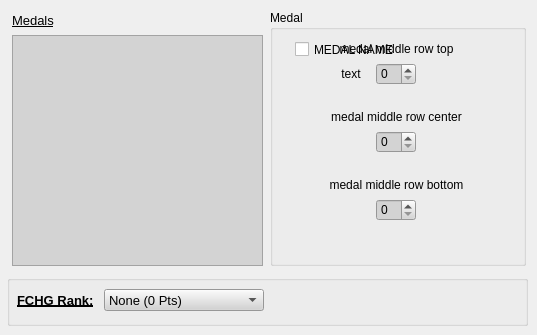
    <widget class="QWidget" name="tabMRF">
     <attribute name="title">
      <string>Medals, Ribbons and FCHG</string>
     </attribute>
     <widget class="QGroupBox" name="groupBox_4">
      <property name="geometry">
       <rect>
        <x>7</x>
        <y>275</y>
        <width>521</width>
        <height>51</height>
       </rect>
      </property>
      <property name="title">
       <string/>
      </property>
      <widget class="QLabel" name="label_26">
       <property name="geometry">
        <rect>
         <x>10</x>
         <y>17</y>
         <width>81</width>
         <height>16</height>
        </rect>
       </property>
       <property name="font">
        <font>
         <family>Arial</family>
         <pointsize>10</pointsize>
         <weight>75</weight>
         <bold>true</bold>
         <underline>true</underline>
        </font>
       </property>
       <property name="text">
        <string>FCHG Rank:</string>
       </property>
      </widget>
      <widget class="QComboBox" name="cbFCHG">
       <property name="geometry">
        <rect>
         <x>97</x>
         <y>14</y>
         <width>160</width>
         <height>22</height>
        </rect>
       </property>
       <property name="font">
        <font>
         <family>Arial</family>
         <pointsize>10</pointsize>
        </font>
       </property>
       <property name="styleSheet">
        <string notr="true">background-color: rgb(211, 211, 211);</string>
       </property>
       <item>
        <property name="text">
         <string>None (0 Pts)</string>
        </property>
       </item>
       <item>
        <property name="text">
         <string>Grenadier (10 Pts)</string>
        </property>
       </item>
       <item>
        <property name="text">
         <string>Lancer (25 Pts)</string>
        </property>
       </item>
       <item>
        <property name="text">
         <string>Hussar (50 Pts)</string>
        </property>
       </item>
       <item>
        <property name="text">
         <string>Fusilier (75 Pts)</string>
        </property>
       </item>
       <item>
        <property name="text">
         <string>Dragoon (100 Pts)</string>
        </property>
       </item>
       <item>
        <property name="text">
         <string>Cavalier (150 Pts)</string>
        </property>
       </item>
       <item>
        <property name="text">
         <string>Gallant (200 Pts)</string>
        </property>
       </item>
       <item>
        <property name="text">
         <string>Knight (250 Pts)</string>
        </property>
       </item>
       <item>
        <property name="text">
         <string>Paladin (300 Pts)</string>
        </property>
       </item>
       <item>
        <property name="text">
         <string>Legionnaire (400 Pts)</string>
        </property>
       </item>
       <item>
        <property name="text">
         <string>Aquilifer (500 Pts)</string>
        </property>
       </item>
       <item>
        <property name="text">
         <string>Decurion (750 Pts)</string>
        </property>
       </item>
       <item>
        <property name="text">
         <string>Tesserarius (1,000 Pts)</string>
        </property>
       </item>
       <item>
        <property name="text">
         <string>Optio (1,250 Pts)</string>
        </property>
       </item>
       <item>
        <property name="text">
         <string>Centurion (1,500 Pts)</string>
        </property>
       </item>
       <item>
        <property name="text">
         <string>Executor (2,000 Pts)</string>
        </property>
       </item>
       <item>
        <property name="text">
         <string>Gladiator (2,500 Pts)</string>
        </property>
       </item>
       <item>
        <property name="text">
         <string>Archon (3,000 Pts)</string>
        </property>
       </item>
       <item>
        <property name="text">
         <string>Templar (3,500 Pts)</string>
        </property>
       </item>
       <item>
        <property name="text">
         <string>Imperator (4,000 Pts)</string>
        </property>
       </item>
      </widget>
     </widget>
     <widget class="QLabel" name="label_24">
      <property name="geometry">
       <rect>
        <x>12</x>
        <y>12</y>
        <width>131</width>
        <height>16</height>
       </rect>
      </property>
      <property name="font">
       <font>
        <family>Arial</family>
        <pointsize>10</pointsize>
        <weight>50</weight>
        <bold>false</bold>
        <underline>true</underline>
       </font>
      </property>
      <property name="text">
       <string>Medals</string>
      </property>
     </widget>
     <widget class="QListWidget" name="lw_medals">
      <property name="geometry">
       <rect>
        <x>12</x>
        <y>35</y>
        <width>251</width>
        <height>231</height>
       </rect>
      </property>
      <property name="font">
       <font>
        <family>Arial</family>
       </font>
      </property>
      <property name="styleSheet">
       <string notr="true">background-color: rgb(211, 211, 211);</string>
      </property>
     </widget>
     <widget class="QGroupBox" name="gb_medals">
      <property name="geometry">
       <rect>
        <x>270</x>
        <y>10</y>
        <width>256</width>
        <height>256</height>
       </rect>
      </property>
      <property name="font">
       <font>
        <family>Arial</family>
        <pointsize>9</pointsize>
        <weight>50</weight>
        <bold>false</bold>
       </font>
      </property>
      <property name="title">
       <string>Medal</string>
      </property>
      <widget class="QCheckBox" name="cb_singleMedal">
       <property name="enabled">
        <bool>true</bool>
       </property>
       <property name="geometry">
        <rect>
         <x>25</x>
         <y>31</y>
         <width>111</width>
         <height>17</height>
        </rect>
       </property>
       <property name="font">
        <font>
         <family>Arial</family>
         <pointsize>9</pointsize>
        </font>
       </property>
       <property name="text">
        <string>MEDAL NAME</string>
       </property>
      </widget>
      <widget class="QSpinBox" name="sb_multi_centerTop">
       <property name="geometry">
        <rect>
         <x>106</x>
         <y>53</y>
         <width>40</width>
         <height>22</height>
        </rect>
       </property>
       <property name="styleSheet">
        <string notr="true">background-color: rgb(211, 211, 211);</string>
       </property>
      </widget>
      <widget class="QLabel" name="lbl_multi_centerTop">
       <property name="geometry">
        <rect>
         <x>6</x>
         <y>29</y>
         <width>241</width>
         <height>20</height>
        </rect>
       </property>
       <property name="font">
        <font>
         <family>Arial</family>
         <pointsize>9</pointsize>
        </font>
       </property>
       <property name="text">
        <string>medal middle row top</string>
       </property>
       <property name="alignment">
        <set>Qt::AlignCenter</set>
       </property>
      </widget>
      <widget class="QLabel" name="lbl_ranged">
       <property name="geometry">
        <rect>
         <x>3</x>
         <y>54</y>
         <width>101</width>
         <height>20</height>
        </rect>
       </property>
       <property name="font">
        <font>
         <family>Arial</family>
         <pointsize>9</pointsize>
        </font>
       </property>
       <property name="text">
        <string>text    </string>
       </property>
       <property name="alignment">
        <set>Qt::AlignRight|Qt::AlignTrailing|Qt::AlignVCenter</set>
       </property>
      </widget>
      <widget class="QSpinBox" name="sb_multi_centerMiddle">
       <property name="geometry">
        <rect>
         <x>106</x>
         <y>121</y>
         <width>40</width>
         <height>22</height>
        </rect>
       </property>
       <property name="styleSheet">
        <string notr="true">background-color: rgb(211, 211, 211);</string>
       </property>
      </widget>
      <widget class="QLabel" name="lbl_multi_centerMiddle">
       <property name="geometry">
        <rect>
         <x>6</x>
         <y>97</y>
         <width>241</width>
         <height>20</height>
        </rect>
       </property>
       <property name="font">
        <font>
         <family>Arial</family>
         <pointsize>9</pointsize>
        </font>
       </property>
       <property name="text">
        <string>medal middle row center</string>
       </property>
       <property name="alignment">
        <set>Qt::AlignCenter</set>
       </property>
      </widget>
      <widget class="QLabel" name="lbl_multi_centerBottom">
       <property name="geometry">
        <rect>
         <x>6</x>
         <y>165</y>
         <width>241</width>
         <height>20</height>
        </rect>
       </property>
       <property name="font">
        <font>
         <family>Arial</family>
         <pointsize>9</pointsize>
        </font>
       </property>
       <property name="text">
        <string>medal middle row bottom</string>
       </property>
       <property name="alignment">
        <set>Qt::AlignCenter</set>
       </property>
      </widget>
      <widget class="QSpinBox" name="sb_multi_centerBottom">
       <property name="geometry">
        <rect>
         <x>106</x>
         <y>189</y>
         <width>40</width>
         <height>22</height>
        </rect>
       </property>
       <property name="styleSheet">
        <string notr="true">background-color: rgb(211, 211, 211);</string>
       </property>
      </widget>
      <zorder>lbl_multi_centerTop</zorder>
      <zorder>cb_singleMedal</zorder>
      <zorder>sb_multi_centerTop</zorder>
      <zorder>lbl_ranged</zorder>
      <zorder>sb_multi_centerMiddle</zorder>
      <zorder>lbl_multi_centerMiddle</zorder>
      <zorder>lbl_multi_centerBottom</zorder>
      <zorder>sb_multi_centerBottom</zorder>
     </widget>
    </widget>
